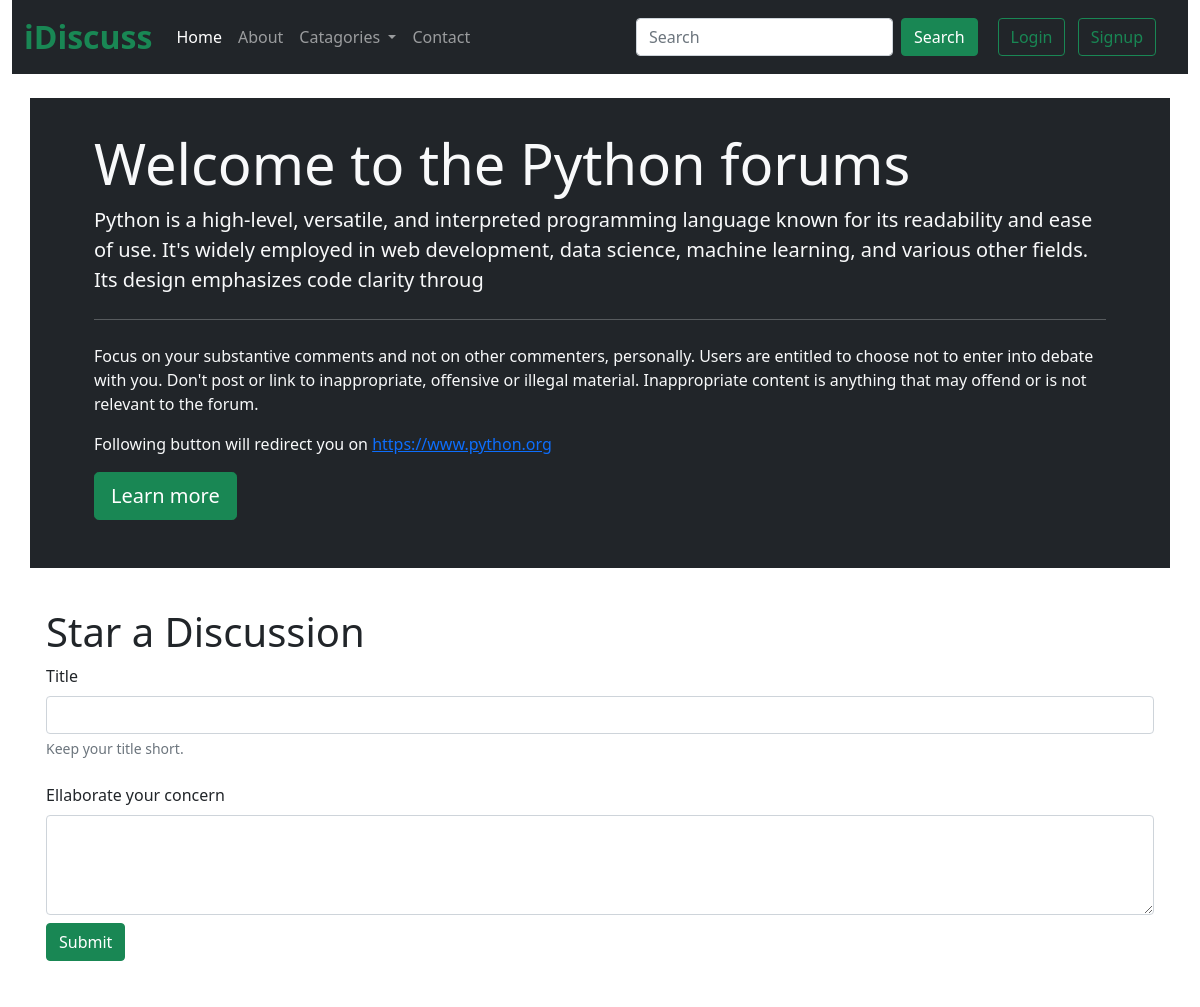
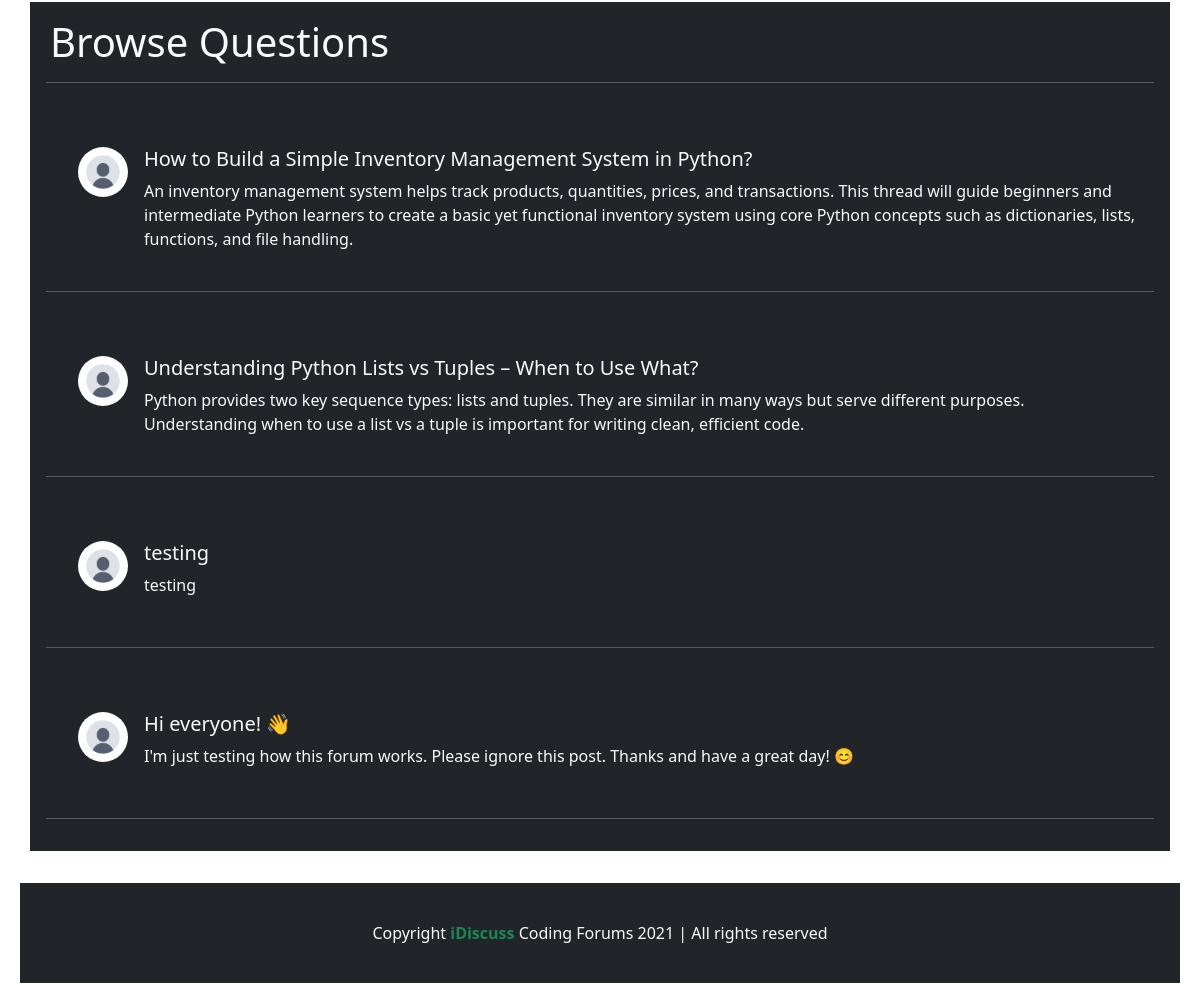
The app's page /threadlist.php?catid=1 with its own data (2 pictures, top to bottom).
### tables this page shows
CREATE TABLE `categories` (
  `category_id` int(11) NOT NULL,
  `category_name` varchar(255) NOT NULL,
  `category_discription` varchar(255) NOT NULL,
  `created_at` datetime NOT NULL DEFAULT current_timestamp(),
  `image_url` varchar(255) DEFAULT NULL,
  `website` varchar(255) NOT NULL
);

CREATE TABLE `threads` (
  `thread_id` int(11) NOT NULL,
  `thread_title` varchar(255) NOT NULL,
  `thread_desc` text NOT NULL,
  `thread_cat_id` int(11) NOT NULL,
  `thread_user_id` int(11) NOT NULL,
  `timestamp` datetime NOT NULL DEFAULT current_timestamp()
);

### threadlist.php (the view, shortened to what this page needs)
<?php
include('./partials/_dbconnect.php'); ?>
<?php
$id = $_GET['catid'];
$sql = "SELECT * FROM `categories` WHERE category_id=$id";
$result = mysqli_query($conn, $sql);
while ($row = mysqli_fetch_assoc($result)) {
    $catname = $row['category_name'];
    $catdesc = $row['category_discription'];
    $web = $row['website'];
};
?>
<?php
include('./partials/_header.php');
?>
<div class="container my-4 p-3 bg-dark text-light">
    <div class="jumbotron bg-dark text-light px-5 py-3">
        <h1 class="display-4"><b>Welcome to the <?php echo $catname ?> forums</b></h1>
        <p class="lead"> <?php echo $catdesc ?></p>
        <hr class="my-4">
        <p>Focus on your substantive comments and not on other commenters, personally. Users are entitled to choose not to enter into debate with you. Don't post or link to inappropriate, offensive or illegal material. Inappropriate content is anything that may offend or is not relevant to the forum.</p>
        <p class="lead">
        <p>Following button will redirect you on <a href="<?php echo $web ?>"><?php echo $web ?></a> </p>
        <a class="btn btn-success btn-lg my-auto" href="<?php echo $web ?>" role="button">Learn more</a>
        </p>
    </div>
</div>
<div class="container p-3">
    <h1>Star a Discussion</h1>
    <form class="" method="post" action="<?php echo $_SERVER['REQUEST_URI'] ?>">
        <div class="mb-3">
            <label for="thread_title" name="thread_title" class="form-label">Title</label>
            <input type="text" class="form-control" id="thread_title" name="thread_title" aria-describedby="emailHelp">
            <div id="emailHelp" class="form-text">Keep your title short.</div>
        </div>
        <div class="form-group">
            <label for="thread_desc" class="py-2">Ellaborate your concern</label>
            <textarea class="form-control" id="thread_desc" name="thread_desc" style="height: 100px"></textarea>
        </div>
        <button type="submit" class="btn btn-success my-2">Submit</button>
    </form>
</div>
<?php
$sql = "SELECT * FROM `threads` WHERE thread_cat_id=$id";
$result = mysqli_query($conn, $sql);
echo '<div class="container my-4 p-3 bg-dark text-light">
        <h1 class="px-1">Browse Questions</h1>
        <hr>';
while ($row = mysqli_fetch_assoc($result)) {
    $thread_id = $row['thread_id'];
    $thread_title = $row['thread_title'];
    $thread_desc = $row['thread_desc'];
    echo
    '<div class="container  my-4 p-3 d-flex">
            <div class="media d-flex">
                <img src="img/userdefault.png" class="m-3 mt-4 rounded-circle img-fluide" alt="Generic placeholder image" style="width:50px; height:50px;">
                <div class="media-body">
                    <h5 class="mt-4"><a href="thread.php?threadid=' . $thread_id . '" class="text-light text-decoration-none">' . $thread_title . '</a></h5>
                    ' . $thread_desc . '
                </div>
            </div>
        </div><hr>';
}
?>
<?php include('_footer.php'); ?>

### partials/_header.php (style rules this page uses)
* { margin:0; padding:0 box-sizing: border-box; }

### records on screen
categories: category_name "Python", category_discription "Python is a high-level, versatile, and interpreted programming language known for its readability and ease of use. It's widely employed in web development, data science, machine learning, and various other fields. Its design emphasizes code clarity throug", website "https://www.python.org"
threads: thread_title "How to Build a Simple Inventory Management System in Python?", thread_desc "An inventory management system helps track products, quantities, prices, and transactions. This thread will guide beginners and intermediate Python learners to create a basic yet functional inventory system using core Python concepts such as dictionaries, lists, functions, and file handling."
threads: thread_title "Understanding Python Lists vs Tuples – When to Use What?", thread_desc "Python provides two key sequence types: lists and tuples. They are similar in many ways but serve different purposes. Understanding when to use a list vs a tuple is important for writing clean, efficient code."
threads: thread_title "testing", thread_desc "testing"
threads: thread_title "Hi everyone! 👋", thread_desc "I'm just testing how this forum works. Please ignore this post. Thanks and have a great day! 😊"
